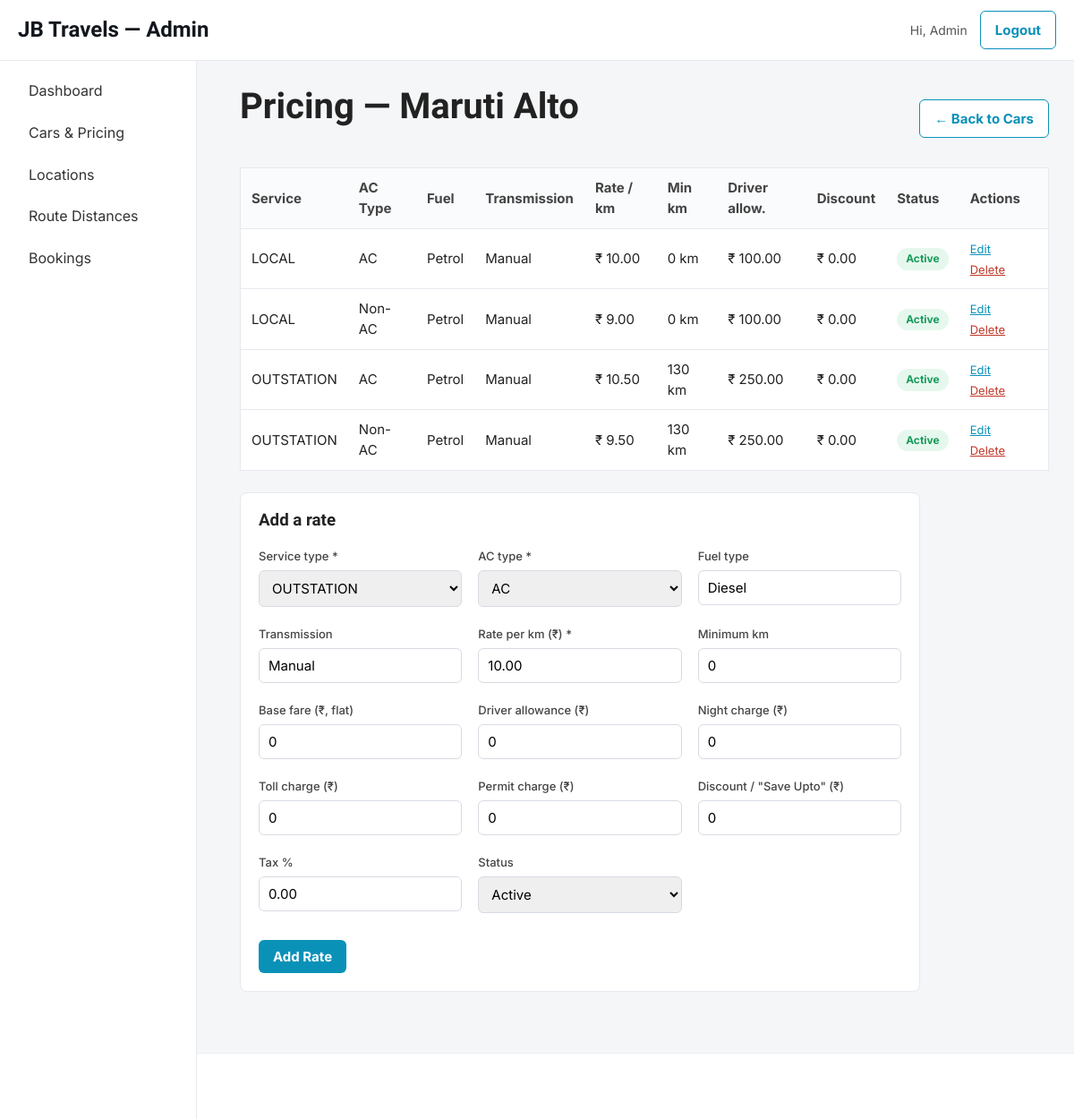
/admin/cars/rates.php?car_id=1 (signed in), run on the app's committed database.
### tables this page shows
CREATE TABLE cars (
    id INT AUTO_INCREMENT PRIMARY KEY,
    name VARCHAR(100) NOT NULL,
    brand VARCHAR(100),
    model VARCHAR(100),
    category ENUM('HATCHBACK','SEDAN','SUV','MUV','PREMIUM') NOT NULL DEFAULT 'SEDAN',
    seats INT DEFAULT 4,
    luggage_capacity INT DEFAULT 2,
    registration_number VARCHAR(30),
    image VARCHAR(255),
    description TEXT,
    status TINYINT(1) DEFAULT 1,
    created_at TIMESTAMP DEFAULT CURRENT_TIMESTAMP,
    updated_at TIMESTAMP DEFAULT CURRENT_TIMESTAMP ON UPDATE CURRENT_TIMESTAMP
);

CREATE TABLE car_rates (
    id INT AUTO_INCREMENT PRIMARY KEY,
    car_id INT NOT NULL,
    ac_type ENUM('AC','NON_AC') NOT NULL DEFAULT 'AC',
    service_type ENUM('LOCAL','OUTSTATION','AIRPORT') NOT NULL DEFAULT 'OUTSTATION',
    fuel_type VARCHAR(50) DEFAULT 'Diesel',
    transmission VARCHAR(50) DEFAULT 'Manual',
    rate_per_km DECIMAL(10,2) NOT NULL DEFAULT 0,    
    minimum_km DECIMAL(10,2) NOT NULL DEFAULT 0,     
    base_fare DECIMAL(10,2) NOT NULL DEFAULT 0,      
    driver_allowance DECIMAL(10,2) NOT NULL DEFAULT 0,
    night_charge DECIMAL(10,2) NOT NULL DEFAULT 0,
    toll_charge DECIMAL(10,2) NOT NULL DEFAULT 0,
    permit_charge DECIMAL(10,2) NOT NULL DEFAULT 0,
    discount_amount DECIMAL(10,2) NOT NULL DEFAULT 0,  
    tax_percent DECIMAL(5,2) NOT NULL DEFAULT 0.00,
    status TINYINT(1) DEFAULT 1,
    created_at TIMESTAMP DEFAULT CURRENT_TIMESTAMP,
    updated_at TIMESTAMP DEFAULT CURRENT_TIMESTAMP ON UPDATE CURRENT_TIMESTAMP,
    UNIQUE KEY uniq_car_ac_service (car_id, ac_type, service_type),
    FOREIGN KEY (car_id) REFERENCES cars(id) ON DELETE CASCADE
);

### admin/cars/rates.php (the view, shortened to what this page needs)
<?php
$carId = (int)($_GET['car_id'] ?? 0);
$pdo = Database::getConnection();
$carStmt = $pdo->prepare('SELECT * FROM cars WHERE id = ? LIMIT 1');
$carStmt->execute([$carId]);
$car = $carStmt->fetch();
$ratesStmt = $pdo->prepare('SELECT * FROM car_rates WHERE car_id = ? ORDER BY service_type, ac_type');
$ratesStmt->execute([$carId]);
$rates = $ratesStmt->fetchAll();
$editRate = null;
$serviceTypes = ['OUTSTATION', 'LOCAL', 'AIRPORT'];
$acTypes = ['AC', 'NON_AC'];
include __DIR__ . '/../includes/header.php';
include __DIR__ . '/../includes/sidebar.php';
?>
<main class="admin-main">
  <div class="page-head">
    <h1>Pricing — <?= htmlspecialchars($car['name']) ?></h1>
    <a class="btn btn-outline" href="index.php">&larr; Back to Cars</a>
  </div>
  <table class="admin-table">
    <thead>
      <tr>
        <th>Service</th><th>AC Type</th><th>Fuel</th><th>Transmission</th>
        <th>Rate / km</th><th>Min km</th><th>Driver allow.</th><th>Discount</th><th>Status</th><th>Actions</th>
      </tr>
    </thead>
    <tbody>
      <?php foreach ($rates as $r): ?>
        <tr>
          <td><?= htmlspecialchars($r['service_type']) ?></td>
          <td><?= $r['ac_type'] === 'AC' ? 'AC' : 'Non-AC' ?></td>
          <td><?= htmlspecialchars($r['fuel_type']) ?></td>
          <td><?= htmlspecialchars($r['transmission']) ?></td>
          <td>&#8377; <?= number_format((float)$r['rate_per_km'], 2) ?></td>
          <td><?= number_format((float)$r['minimum_km'], 0) ?> km</td>
          <td>&#8377; <?= number_format((float)$r['driver_allowance'], 2) ?></td>
          <td>&#8377; <?= number_format((float)$r['discount_amount'], 2) ?></td>
          <td><span class="badge <?= $r['status'] ? 'badge-on' : 'badge-off' ?>"><?= $r['status'] ? 'Active' : 'Inactive' ?></span></td>
          <td class="row-actions">
            <a href="rates.php?car_id=<?= $carId ?>&amp;edit=<?= (int)$r['id'] ?>">Edit</a>
            <a class="danger" href="rate_save.php?action=delete&amp;id=<?= (int)$r['id'] ?>&amp;car_id=<?= $carId ?>" onclick="return confirm('Remove this rate?')">Delete</a>
          </td>
        </tr>
      <?php endforeach; ?>
    </tbody>
  </table>
  <section class="panel">
    <h3><?= $editRate ? 'Edit rate' : 'Add a rate' ?></h3>
    <form method="post" action="rate_save.php" class="stacked-form">
      <div class="form-grid">
        <div class="field">
          <label>Service type *</label>
          <select name="service_type">
            <?php foreach ($serviceTypes as $s): ?>
              <option value="<?= $s ?>" <?= ($editRate['service_type'] ?? 'OUTSTATION') === $s ? 'selected' : '' ?>><?= $s ?></option>
            <?php endforeach; ?>
          </select>
        </div>
        <div class="field">
          <label>AC type *</label>
          <select name="ac_type">
            <?php foreach ($acTypes as $a): ?>
              <option value="<?= $a ?>" <?= ($editRate['ac_type'] ?? 'AC') === $a ? 'selected' : '' ?>><?= $a === 'AC' ? 'AC' : 'Non-AC' ?></option>
            <?php endforeach; ?>
          </select>
        </div>
        <div class="field">
          <label>Fuel type</label>
          <input name="fuel_type" value="<?= htmlspecialchars($editRate['fuel_type'] ?? 'Diesel') ?>">
        </div>
        <div class="field">
          <label>Transmission</label>
          <input name="transmission" value="<?= htmlspecialchars($editRate['transmission'] ?? 'Manual') ?>">
        </div>
        <div class="field">
          <label>Rate per km (&#8377;) *</label>
          <input name="rate_per_km" type="number" step="0.01" min="0" value="<?= htmlspecialchars((string)($editRate['rate_per_km'] ?? '10.00')) ?>" required>
        </div>
        <div class="field">
          <label>Minimum km</label>
          <input name="minimum_km" type="number" step="1" min="0" value="<?= htmlspecialchars((string)($editRate['minimum_km'] ?? '0')) ?>">
        </div>
        <div class="field">
          <label>Base fare (&#8377;, flat)</label>
          <input name="base_fare" type="number" step="0.01" min="0" value="<?= htmlspecialchars((string)($editRate['base_fare'] ?? '0')) ?>">
        </div>
        <div class="field">
          <label>Driver allowance (&#8377;)</label>
          <input name="driver_allowance" type="number" step="0.01" min="0" value="<?= htmlspecialchars((string)($editRate['driver_allowance'] ?? '0')) ?>">
        </div>
        <div class="field">
          <label>Night charge (&#8377;)</label>
          <input name="night_charge" type="number" step="0.01" min="0" value="<?= htmlspecialchars((string)($editRate['night_charge'] ?? '0')) ?>">
        </div>
        <div class="field">
          <label>Toll charge (&#8377;)</label>
          <input name="toll_charge" type="number" step="0.01" min="0" value="<?= htmlspecialchars((string)($editRate['toll_charge'] ?? '0')) ?>">
        </div>
        <div class="field">
          <label>Permit charge (&#8377;)</label>
          <input name="permit_charge" type="number" step="0.01" min="0" value="<?= htmlspecialchars((string)($editRate['permit_charge'] ?? '0')) ?>">
        </div>
        <div class="field">
          <label>Discount / "Save Upto" (&#8377;)</label>
          <input name="discount_amount" type="number" step="0.01" min="0" value="<?= htmlspecialchars((string)($editRate['discount_amount'] ?? '0')) ?>">
        </div>
        <div class="field">
          <label>Tax %</label>
          <input name="tax_percent" type="number" step="0.01" min="0" value="<?= htmlspecialchars((string)($editRate['tax_percent'] ?? '0.00')) ?>">
        </div>
        <div class="field">
          <label>Status</label>
          <select name="status">
            <option value="1" <?= (int)($editRate['status'] ?? 1) === 1 ? 'selected' : '' ?>>Active</option>
          </select>
        </div>
      </div>
      <div class="form-actions">
        <button type="submit" class="btn"><?= $editRate ? 'Update Rate' : 'Add Rate' ?></button>
      </div>
    </form>
  </section>
</main>
<?php include __DIR__ . '/../includes/footer.php'; ?>

### assets/css/admin.css (style rules this page uses)
:root { --admin-display:"Barlow Condensed",sans-serif; --admin-body:"Inter",sans-serif; --jb-yellow:#f4b400; --jb-ink:#12161d; --jb-blue:#0a91b8; --jb-green:#1a9b5c; --jb-red:#c0392b; --jb-line:#e7e9ee; --jb-paper:#f4f6f8; }
* { box-sizing:border-box; }
body { font-family:var(--admin-body);font-size:16px;line-height:1.55;background:var(--jb-paper);color:#222;margin:0 }
h1,h2,h3,h4,h5 { font-family:var(--admin-display);font-weight:700;line-height:1.15 }
button,input,select,textarea { font-family:var(--admin-body) }
input,select,textarea { font-size:15px }
a { color:var(--jb-blue) }
.admin-main { margin-left:240px;padding:28px;max-width:1100px }
.admin-main h1 { font-size:clamp(32px,4vw,40px);margin-top:0 }
.page-head { display:flex;justify-content:space-between;align-items:center;margin-bottom:18px;flex-wrap:wrap;gap:10px }
.panel { background:#fff;padding:20px;border:1px solid var(--jb-line);border-radius:8px;margin-top:24px;max-width:760px }
.panel h3 { margin-top:0 }
.admin-table { width:100%;border-collapse:collapse;background:#fff;border:1px solid var(--jb-line) }
.admin-table th,.admin-table td { border-bottom:1px solid var(--jb-line);padding:10px 12px;text-align:left;font-size:15px;vertical-align:middle }
.admin-table th { background:#fafbfc;font-weight:700;color:#444 }
.row-actions a { margin-right:10px;font-size:13px }
.row-actions a.danger { color:var(--jb-red) }
.badge { display:inline-block;padding:3px 10px;border-radius:12px;font-size:12px;font-weight:700 }
.badge-on { background:#e6f8ee;color:var(--jb-green) }
.btn { display:inline-block;padding:9px 16px;background:var(--jb-blue);color:#fff;border-radius:6px;text-decoration:none;border:none;font-weight:700;font-size:15px;cursor:pointer }
.btn-outline { background:#fff;color:var(--jb-blue);border:1px solid var(--jb-blue) }
.stacked-form .field { margin-bottom:14px;display:flex;flex-direction:column;gap:6px }
.stacked-form label { font-size:13px;font-weight:500;color:#444 }
.stacked-form input,.stacked-form select,.stacked-form textarea { padding:9px 10px;border:1px solid #d7dbe2;border-radius:6px;font-size:15px;font-family:var(--admin-body) }
.form-grid { display:grid;grid-template-columns:repeat(auto-fill,minmax(220px,1fr));gap:6px 18px }
.form-actions { margin-top:16px;display:flex;gap:10px;align-items:center;flex-wrap:wrap }

### data on the page
cars: name "Maruti Alto"
car_rates: service_type "LOCAL", ac_type "AC", fuel_type "Petrol", transmission "Manual", rate_per_km "10.00", minimum_km "0", driver_allowance "100.00", discount_amount "0.00", status "Active"
car_rates: service_type "LOCAL", ac_type "Non-AC", fuel_type "Petrol", transmission "Manual", rate_per_km "9.00", minimum_km "0", driver_allowance "100.00", discount_amount "0.00", status "Active"
car_rates: service_type "OUTSTATION", ac_type "AC", fuel_type "Petrol", transmission "Manual", rate_per_km "10.50", minimum_km "130", driver_allowance "250.00", discount_amount "0.00", status "Active"
car_rates: service_type "OUTSTATION", ac_type "Non-AC", fuel_type "Petrol", transmission "Manual", rate_per_km "9.50", minimum_km "130", driver_allowance "250.00", discount_amount "0.00", status "Active"

### other printed values
$adminName "Admin"
form field service_type "OUTSTATION"
